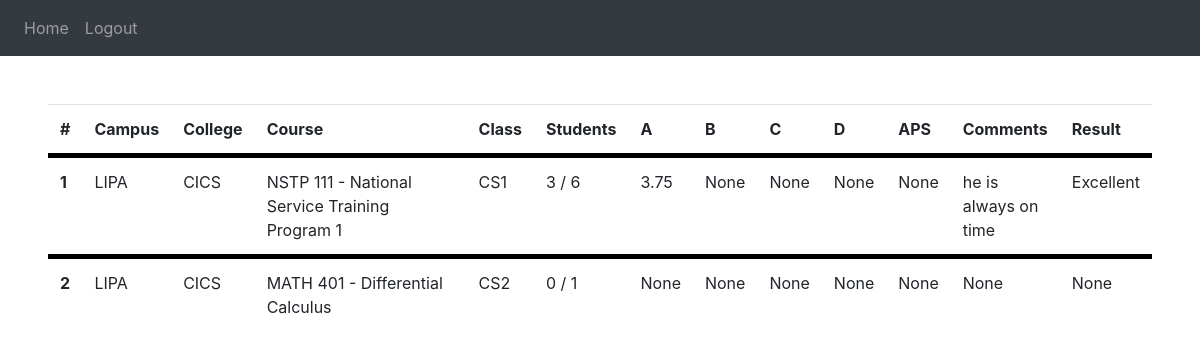
The page /showRec on the database as committed earlier.
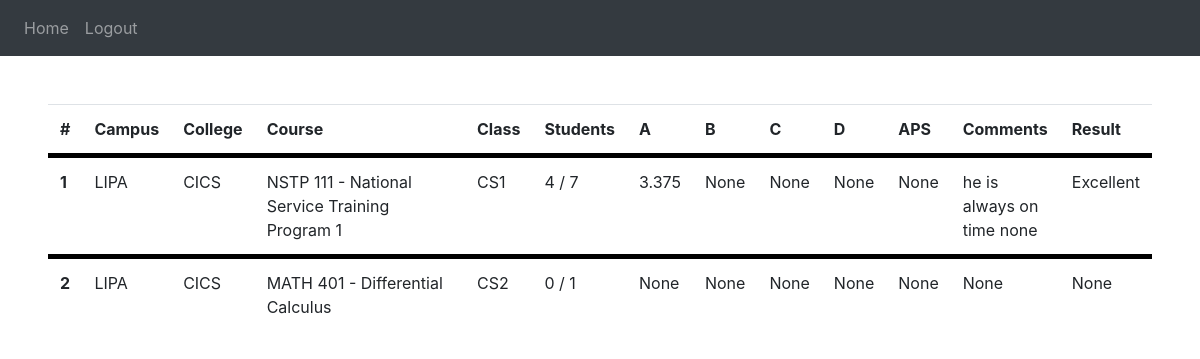
The same page on the database as committed later.
### website/models.py (models this page shows)
class Result(db.Model):
  id = db.Column(db.Integer, primary_key=True)
  facultyName = db.Column(db.String(255))
  campus = db.Column(db.String(255))
  college = db.Column(db.String(255))
  course = db.Column(db.String(255))
  facultyClass = db.Column(db.String(255))
  studentsAnswered = db.Column(db.String(255))
  catA = db.Column(db.Float)
  catB = db.Column(db.Float)
  catC = db.Column(db.Float)
  catD = db.Column(db.Float)
  APS = db.Column(db.Float)
  senAnalysis = db.Column(db.Integer)
  comments = db.Column(db.String(255))
  result = db.Column(db.String(255))

### website/views.py (the view)
@views.route('/showRec')
def showRec():
    records = Result.query.all()
    return render_template("showRec.html",records=records)

### website/templates/showRec.html
{% extends "base.html" %} {% block title %}Result{% endblock %}
{% block content%}
  <table class="table">
    <thead>
      <tr>
        <th>#</th>
        <th style="width: 1%;">Campus</th>
        <th style="width: 1%;">College</th>
        <th style="width: 100%;">Course</th>
        <th style="width: 1%;">Class</th>
        <th style="width: 100%;">Students</th>
        <th style="width: 1%;">A</th>
        <th style="width: 1%;">B</th>
        <th style="width: 1%;">C</th>
        <th style="width: 1%;">D</th>
        <th style="width: 1%;">APS</th>
        <th style="width: 100%;">Comments</th>
        <th>Result</th>
      </tr>
    </thead>
    <tbody>
      {% for rec in records %}
      <tr style="border-top: solid black 5px ;">
        <th scope="row">
          {{ rec.id }}
        </th>
        <td>
          {{ rec.campus }}
        </td>
        <td>
          {{ rec.college }}
        </td>
        <td>
          {{ rec.course }}
        </td>
        <td>
          {{ rec.facultyClass }}
        </td>
        <td>
          {{ rec.studentsAnswered }}
        </td>
        <td>
          {{ rec.catA }}
        </td>
        <td>
          {{ rec.catB }}
        </td>
        <td>
          {{ rec.catC }}
        </td>
        <td>
          {{ rec.catD }}
        </td>
        <td>
          {{ rec.APS }}
        </td>
        <td>
          <div style="max-height: 100px; overflow-x: hidden; overflow-y: auto;">
            {{ rec.comments }}
          </div>
        </td>
        <td>
          {{ rec.result }}
        </td>
      </tr>
    {% endfor %}
    </tbody>
  </table>
{% endblock %}

### website/templates/base.html (shortened to what this page needs)
<!DOCTYPE html>
<html>
  <head>
    <link
      rel="stylesheet"
      href="https://stackpath.bootstrapcdn.com/bootstrap/4.4.1/css/bootstrap.min.css"
    />
    <link
      rel="stylesheet"
      href="https://stackpath.bootstrapcdn.com/font-awesome/4.7.0/css/font-awesome.min.css"
    />
  </head>
  <body>
    <nav class="navbar navbar-expand-lg navbar-dark bg-dark">
      <div class="collapse navbar-collapse" id="navbar">
        <div class="navbar-nav">
          {% if session['status'] == 'out' %}
          <a class="nav-item nav-link" id="home" href="/">Home</a>
          {% elif session['status'] == 'addSubs' %}
            <a class="nav-item nav-link" id="addSubs" href="/addSubs">Home</a>
          {% else %}
            {% if session['position'] == 'student' %}
            <a class="nav-item nav-link" id="chooseProf" href="/chooseProf">Home</a>
            {% else %}
            <a class="nav-item nav-link" id="showRec" href="/showRec">Home</a>
            {% endif %}
            <a class="nav-item nav-link" id="logout" href="/logout">Logout</a>
          {% endif %}
        </div>
      </div>
    </nav>
    <div class="m-5">{% block content %} {% endblock %}</div>
  </body>
</html>

Rows that differ between the two databases and show on the page:
changed Result "NSTP 111 - National Service Training Program 1": studentsAnswered "3 / 6" → "4 / 7"; catA "3.75" → "3.375"; comments "he is always on time" → "he is always on time none"
